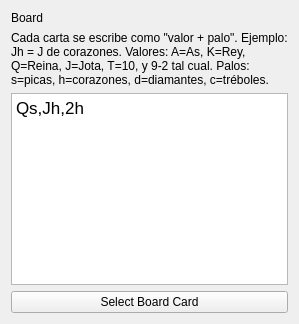
       <widget class="QWidget" name="wizardStepBoard">
        <layout class="QVBoxLayout" name="boardLayout">
         <item>
         <widget class="QLabel" name="label">
          <property name="text">
           <string>Board</string>
          </property>
         </widget>
        </item>
        <item>
         <widget class="QLabel" name="boardNotationLegend">
          <property name="wordWrap">
           <bool>true</bool>
          </property>
          <property name="text">
           <string>Cada carta se escribe como "valor + palo". Ejemplo: Jh = J de corazones. Valores: A=As, K=Rey, Q=Reina, J=Jota, T=10, y 9-2 tal cual. Palos: s=picas, h=corazones, d=diamantes, c=tréboles.</string>
          </property>
         </widget>
        </item>
        <item>
         <widget class="QTextEdit" name="boardText">
          <property name="html">
           <string>&lt;!DOCTYPE HTML PUBLIC &quot;-//W3C//DTD HTML 4.0//EN&quot; &quot;http://www.w3.org/TR/REC-html40/strict.dtd&quot;&gt;
&lt;html&gt;&lt;head&gt;&lt;meta name=&quot;qrichtext&quot; content=&quot;1&quot; /&gt;&lt;meta charset=&quot;utf-8&quot; /&gt;&lt;style type=&quot;text/css&quot;&gt;
p, li { white-space: pre-wrap; }
&lt;/style&gt;&lt;/head&gt;&lt;body style=&quot; font-family:'Segoe UI'; font-size:9pt; font-weight:400; font-style:normal;&quot;&gt;
&lt;p style=&quot; margin-top:0px; margin-bottom:0px; margin-left:0px; margin-right:0px; -qt-block-indent:0; text-indent:0px;&quot;&gt;&lt;span style=&quot; font-family:'.AppleSystemUIFont'; font-size:13pt;&quot;&gt;Qs,Jh,2h&lt;/span&gt;&lt;/p&gt;&lt;/body&gt;&lt;/html&gt;</string>
          </property>
         </widget>
        </item>
        <item>
         <widget class="QPushButton" name="selectBoardButton">
          <property name="text">
           <string>Select Board Card</string>
          </property>
         </widget>
        </item>
        </layout>
       </widget>
